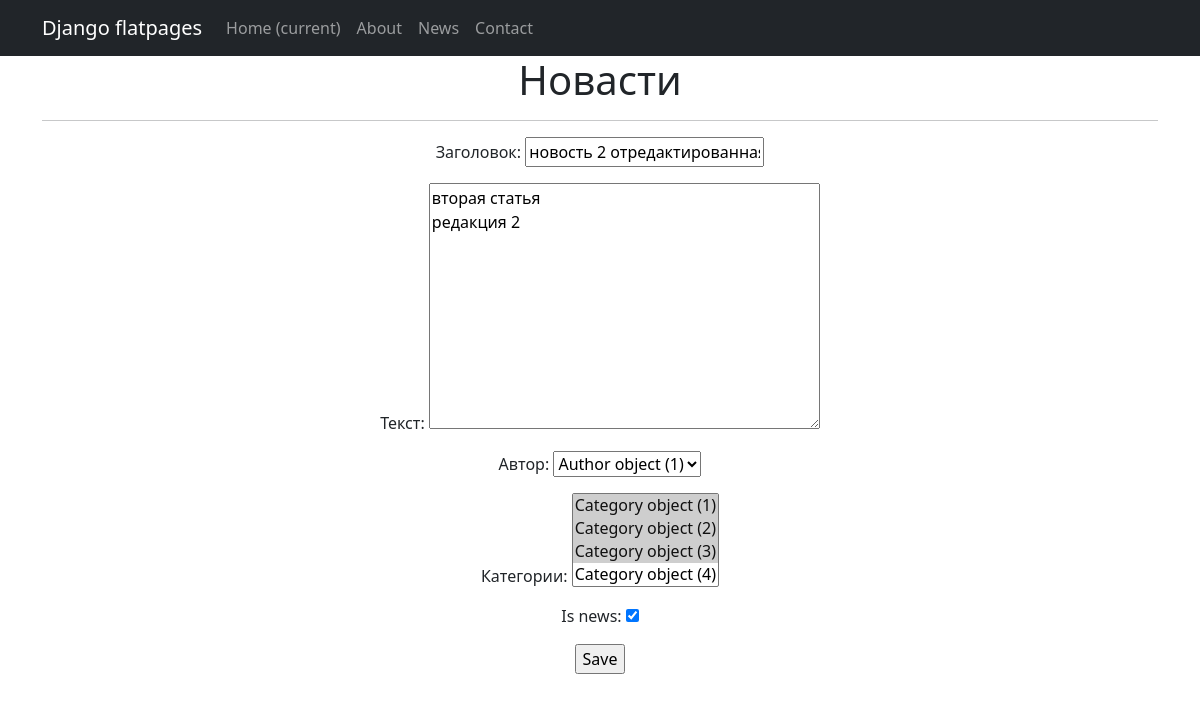
/newspaper/news/7/update (signed in), run on an earlier commit of the app's database.
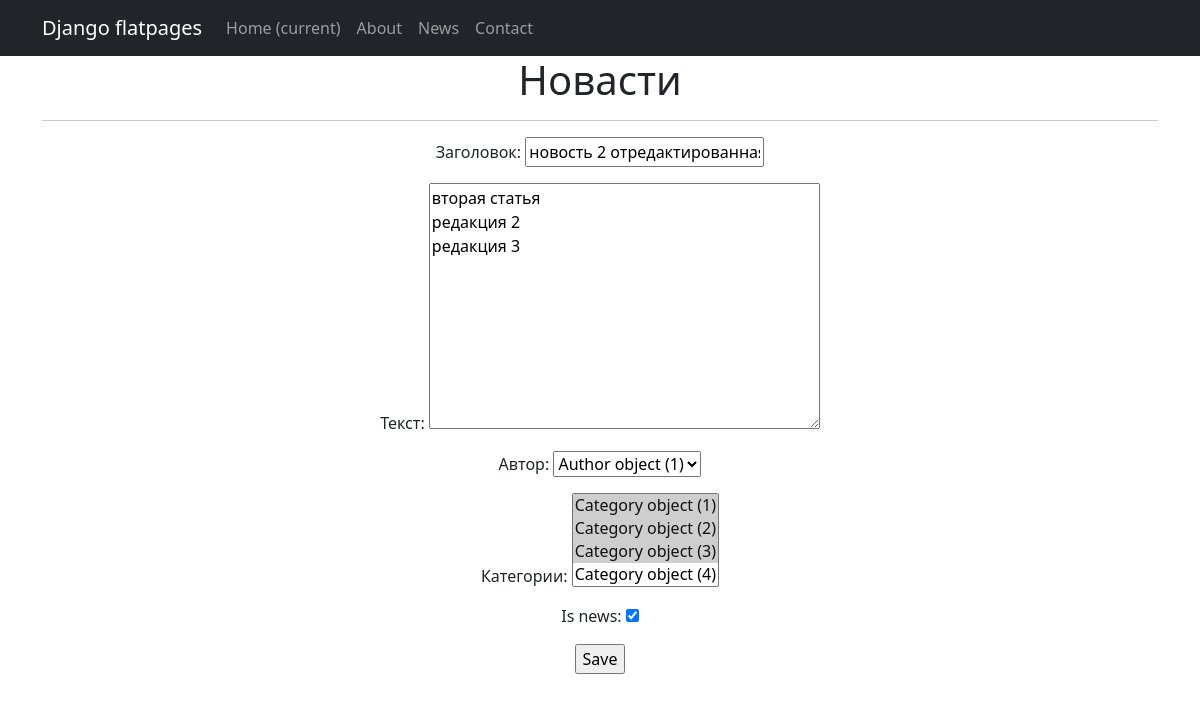
And on a later commit of the database.
### news_app/models.py (models this page shows, shortened)
class Post(models.Model):
    date_time_in = models.DateTimeField(auto_now_add=True)
    is_news = models.BooleanField(default=True)  # True - новость, False - статья
    title = models.CharField(max_length=255)
    text = models.TextField()
    rating = models.IntegerField(default=0)
    author = models.ForeignKey('Author', on_delete=models.CASCADE)
    category = models.ManyToManyField('Category', through='PostCategory')

### news_app/views.py (the view)
# urls.py: path('news/<int:pk>/update', PostUpdate.as_view(), name='news_update'),
class PostUpdate(PermissionRequiredMixin, UpdateView):
    permission_required = ('news_app.change_post',)
    form_class = PostForm
    model = Post
    template_name = 'news_edit.html'

### news_app/forms.py (shortened to what this page needs)
class PostForm(forms.ModelForm):
   title = forms.CharField(max_length=255, label='Заголовок:')
   class Meta:
       model = Post
       fields = [
           'title',
           'text',
           'author',
           'category',
           'is_news',
       ]
       labels = {
           'text': _('Текст'),
           'author': _('Автор:'),
           'category': _('Категории:'),
       }

### templates/news_edit.html (shortened to what this page needs)
{% extends 'flatpages/default.html' %}
{% block content %}
<h1>Новасти</h1>
<hr>
<form action="" method="post">
    {{ form.as_p }}
    <input type="submit" value="Save" />
</form>
{% endblock content %}

### templates/flatpages/default.html (shortened to what this page needs)
<!DOCTYPE html>
<html lang="en">
    <head>
        {% load static %}
        <link href="{% static 'css/styles.css' %}" rel="stylesheet" />
    </head>
    <body>
        <nav class="navbar navbar-expand-lg navbar-dark bg-dark static-top">
           <div class="container">
               <a class="navbar-brand" href="#">Django flatpages</a>
               <div class="collapse navbar-collapse" id="navbarResponsive">
                   <ul class="navbar-nav ml-auto">
                       <li class="nav-item active">
                           <a class="nav-link" href="#">Home
                               <span class="sr-only">(current)</span>
                           </a>
                       </li>
                       <li class="nav-item">
                           <a class="nav-link" href="/about/">About</a>
                       </li>
                       <li class="nav-item">
                           <a class="nav-link" href="/newspaper/">News</a>
                       </li>
                       <li class="nav-item">
                           <a class="nav-link" href="/contacts/">Contact</a>
                       </li>
                   </ul>
               </div>
           </div>
        </nav>
        <div class="container">
           <div class="row">
               <div class="col-lg-12 text-center">
                   {% block content %}{% endblock content %}
               </div>
           </div>
        </div>
    </body>
</html>

What changed in the data, as far as the page shows it:
changed Post "новость 2 отредактированная": text "вторая статья редакция 2" → "вторая статья редакция 2 редакция 3"
